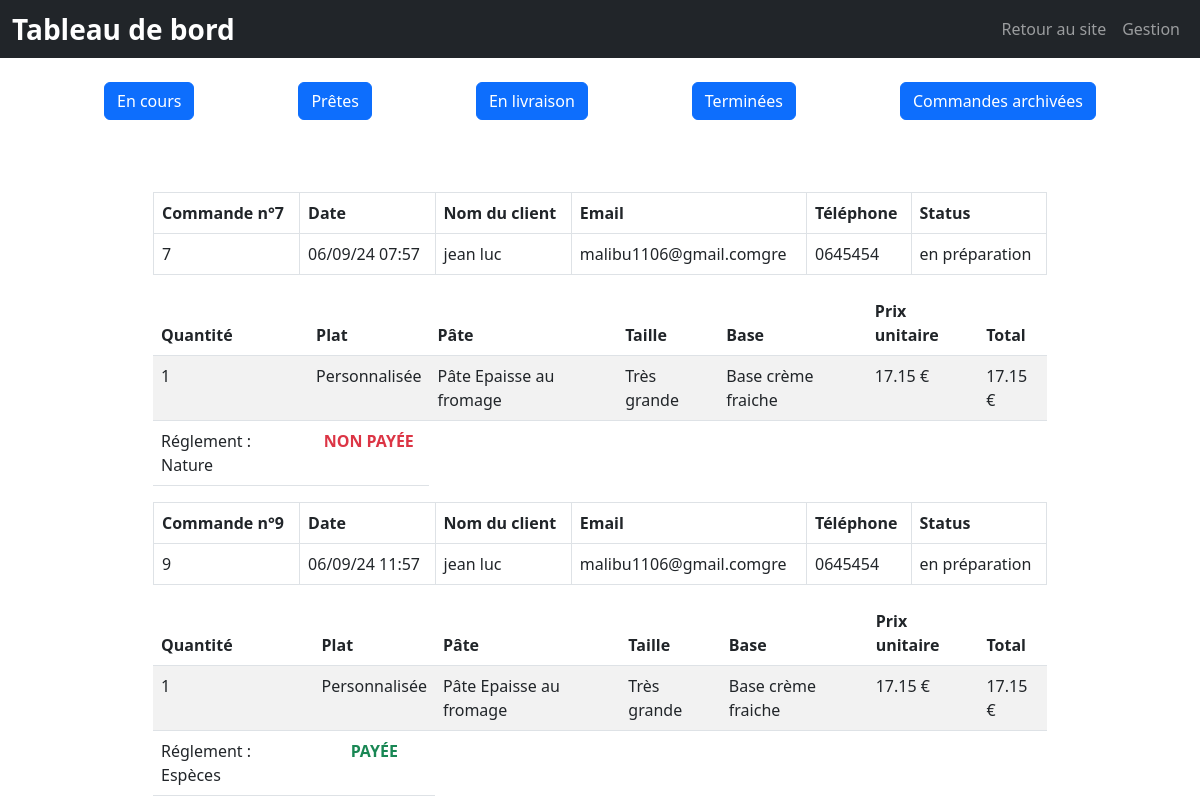
Page /back_office/orders.php on the committed database.
### tables this page shows
CREATE TABLE `orders` (
  `order_id` int NOT NULL,
  `user_id` int NOT NULL,
  `cart_id` int NOT NULL,
  `date_order` datetime NOT NULL DEFAULT CURRENT_TIMESTAMP,
  `total` decimal(8,2) NOT NULL,
  `order_status` varchar(255) NOT NULL,
  `is_paid` tinyint(1) NOT NULL DEFAULT '0',
  `is_delivery` tinyint(1) NOT NULL DEFAULT '0',
  `is_delivery_complete` tinyint(1) NOT NULL DEFAULT '0',
  `payment_method` varchar(255) DEFAULT NULL
);

CREATE TABLE `users` (
  `user_id` int NOT NULL,
  `role` varchar(255) NOT NULL DEFAULT 'user',
  `first_name` varchar(255) NOT NULL,
  `last_name` varchar(255) NOT NULL,
  `email` varchar(255) NOT NULL,
  `password` varchar(255) NOT NULL,
  `address` varchar(255) DEFAULT NULL,
  `phone` varchar(20) DEFAULT NULL,
  `is_nl_subscriber` tinyint(1) NOT NULL DEFAULT '0',
  `date_signup` datetime NOT NULL DEFAULT CURRENT_TIMESTAMP,
  `fidelity_points` int NOT NULL DEFAULT '0'
);

CREATE TABLE `cart_items` (
  `cart_item_id` int NOT NULL,
  `cart_id` int NOT NULL,
  `dish_id` int DEFAULT NULL,
  `custom_pizza_id` int DEFAULT NULL,
  `quantity` int NOT NULL
);

### src/back_office/orders.php (the view, shortened to what this page needs)
<!DOCTYPE html>
<html lang="fr">
<head>
    <link href="https://cdn.jsdelivr.net/npm/bootstrap@5.3.0-alpha1/dist/css/bootstrap.min.css" rel="stylesheet">
    <link rel="stylesheet" href="../css/backoffice.css">
</head>
<body>
    <nav class="navbar navbar-expand-lg navbar-dark bg-dark">
        <div class="container-fluid d-flex align-items-center">
            <p class="text-white fw-bold fs-3 mb-0">Tableau de bord</p>
            <div class="collapse navbar-collapse" id="navbarNav">
                <ul class="navbar-nav ms-auto">
                    <li class="nav-item">
                        <a class="nav-link" href="../index.php">Retour au site</a>
                    </li>
                    <li class="nav-item">
                        <a class="nav-link" href="../back_office/backoffice.php">Gestion</a>
                    </li>
                </ul>
            </div>
        </div>
    </nav>
    <div class="d-flex justify-content-evenly mt-4 mb-4 mx-auto">
        <a href="orders.php" class="btn btn-primary">En cours</a>
        <a href="orders.php?order_display=pretes" class="btn btn-primary">Prêtes</a>
        <a href="orders.php?order_display=livraisons" class="btn btn-primary">En livraison</a>
        <a href="orders.php?order_display=terminees" class="btn btn-primary">Terminées</a>
        <a href="orders.php?order_display=archivees" class="btn btn-primary">Commandes archivées</a>
    </div>
    <?php endif;
    if (!isset($_GET['order_display'])) {
    echo '<br><br>';
    }
    ?>
    <div class="row">
        <?php
        require_once('../php_sql/db_connect.php');
$whereClause = "(o.order_status = 'en préparation')";
$sql = "
    SELECT
        o.order_id,
        o.date_order,
        o.order_status,
        o.total,
        o.payment_method,
        o.is_delivery,
        o.is_paid,
        o.is_delivery_complete,
        u.first_name,
        u.last_name,
        u.email,
        u.phone,
        IF(ci.dish_id = 0, cp.custom_pizza_id, d.dish_id) as dish_id,
        IF(ci.dish_id = 0, cp.name, d.name) as dish_name,
        IF(ci.dish_id = 0, cp.price, d.price) as dish_price,
        ci.quantity as dish_quantity,
        IF(ci.dish_id = 0, p_p.name, p_p2.name) as pate_name,
        IF(ci.dish_id = 0, p_s.name, p_s2.name) as size_name,
        IF(ci.dish_id = 0, p_b.name, p_b2.name) as base_name,
        IF(ci.dish_id = 0, 'custom', 'standard') as dish_type
    FROM orders o
    JOIN cart_items ci ON o.cart_id = ci.cart_id
    JOIN users u ON o.user_id = u.user_id
    LEFT JOIN dishes d ON ci.dish_id = d.dish_id
    LEFT JOIN pizzas_pates p_p2 ON d.pate_id = p_p2.pizza_pate_id
    LEFT JOIN pizzas_sizes p_s2 ON d.size_id = p_s2.pizza_size_id
    LEFT JOIN pizzas_bases p_b2 ON d.base_id = p_b2.pizza_base_id
    LEFT JOIN custom_pizzas cp ON ci.custom_pizza_id = cp.custom_pizza_id
    LEFT JOIN pizzas_pates p_p ON cp.pate_id = p_p.pizza_pate_id
    LEFT JOIN pizzas_sizes p_s ON cp.size_id = p_s.pizza_size_id
    LEFT JOIN pizzas_bases p_b ON cp.base_id = p_b.pizza_base_id
    WHERE $whereClause
    ORDER BY o.order_id, dish_name
";
        $query = $db->prepare($sql);
        $query->execute();
        $user_orders = $query->fetchAll(PDO::FETCH_ASSOC);
        $current_order_id = null;
        echo '<div class="container w-75 test">';
        foreach ($user_orders as $order) {
$statusClass = '';
switch ($order['order_status']) {
    case 'en préparation':
        $statusClass = 'bg-warning';
        break;
}
            if ($current_order_id !== $order['order_id']) {
                if ($current_order_id !== null) {
                    echo '<tr><td colspan="" class="">Réglement : '.$previous_order_payment.'</td>
                    <td class="text-center font-weight-bold" style="font-weight: bold;">';
                    if ($previous_order_paid === 1) {
                        echo '<span class="text-success">PAYÉE</span>';
                    } else {
                        echo '<span class="text-danger">NON PAYÉE</span>';
                    }
                    echo '</td></tr>';
                }
                $current_order_id = $order['order_id'];
                $previous_order_payment = $order['payment_method'];
                $previous_order_paid = $order['is_paid'];
                echo '
                    <table class="table table-bordered">
                        <thead class="'.$statusClass.'">
                            <tr>
                                <th scope="col">Commande n°' . $order['order_id'] . '</th>
                                <th scope="col">Date</th>
                                <th scope="col">Nom du client</th>
                                <th scope="col">Email</th>
                                <th scope="col">Téléphone</th>
                                <th scope="col">Status</th>
                            </tr>
                        </thead>
                        <tbody>
                            <tr>
                                <td>' . $order['order_id'] . '</td>
                                <td>' . (new DateTime($order['date_order']))->format('d/m/y H:i') . '</td>
                                <td>' . $order['first_name'] . ' ' . $order['last_name'] . '</td>
                                <td>' . $order['email'] . '</td>
                                <td>' . $order['phone'] . '</td>
                                <td>' . $order['order_status'] . '</td>
                            </tr>
                        </tbody>
                    </table>';
                echo '
                    <table class="table table-striped">
                        <thead>
                            <tr>
                                <th scope="col">Quantité</th>
                                <th scope="col">Plat</th>
                                <th scope="col">Pâte</th>
                                <th scope="col">Taille</th>
                                <th scope="col">Base</th>
                                <th scope="col">Prix unitaire</th>
                                <th scope="col">Total</th>
                            </tr>
                        </thead>
                        <tbody>';
                }
                echo '<tr>
                    <td>' . $order['dish_quantity'] . '</td>
                    <td>' . $order['dish_name'] . '</td>
                    <td>' . $order['pate_name'] . '</td>
                    <td>' . $order['size_name'] . '</td>
                    <td>' . $order['base_name'] . '</td>
                    <td>' . number_format($order['dish_price'], 2) . ' €</td>
                    <td>' . number_format($order['dish_quantity'] * $order['dish_price'], 2) . ' €</td>
                </tr>';
                $previous_order_id = $order['order_id'];
                $previous_order_paid = $order['is_paid'];
                $previous_order_payment = $order['payment_method'];
                }
                if (isset($previous_order_id) &&    $previous_order_id !== null) {
                    echo '<tr><td colspan="" class="">Réglement : '.$previous_order_payment.'</td>
                    <td class="text-center font-weight-bold" style="font-weight: bold;">';
                    if ($previous_order_paid === 1) {
                        echo '<span class="text-success">PAYÉE</span>';
                    } else {
                        echo '<span class="text-danger">NON PAYÉE</span>';
                    }
                    echo '</td></tr>
                    </div>';
                }
                ?>

### rows in the picture
orders: order_id "7", date_order "06/09/24 07:57", user.first_name "jean", user.last_name "luc", user.email "malibu1106@gmail.comgre", user.phone "0645454", order_status "en préparation", cart_items.quantity "1", dish_name "Personnalisée", pate_name "Pâte Epaisse au fromage", size_name "Très grande", base_name "Base crème fraiche", dish_price "17.15", payment_method "Nature"
orders: shows "NON PAYÉE", order_id "9", date_order "06/09/24 11:57", user.first_name "jean", user.last_name "luc", user.email "malibu1106@gmail.comgre", user.phone "0645454", order_status "en préparation", cart_items.quantity "1", dish_name "Personnalisée", pate_name "Pâte Epaisse au fromage", size_name "Très grande", base_name "Base crème fraiche", dish_price "17.15", payment_method "Espèces"
